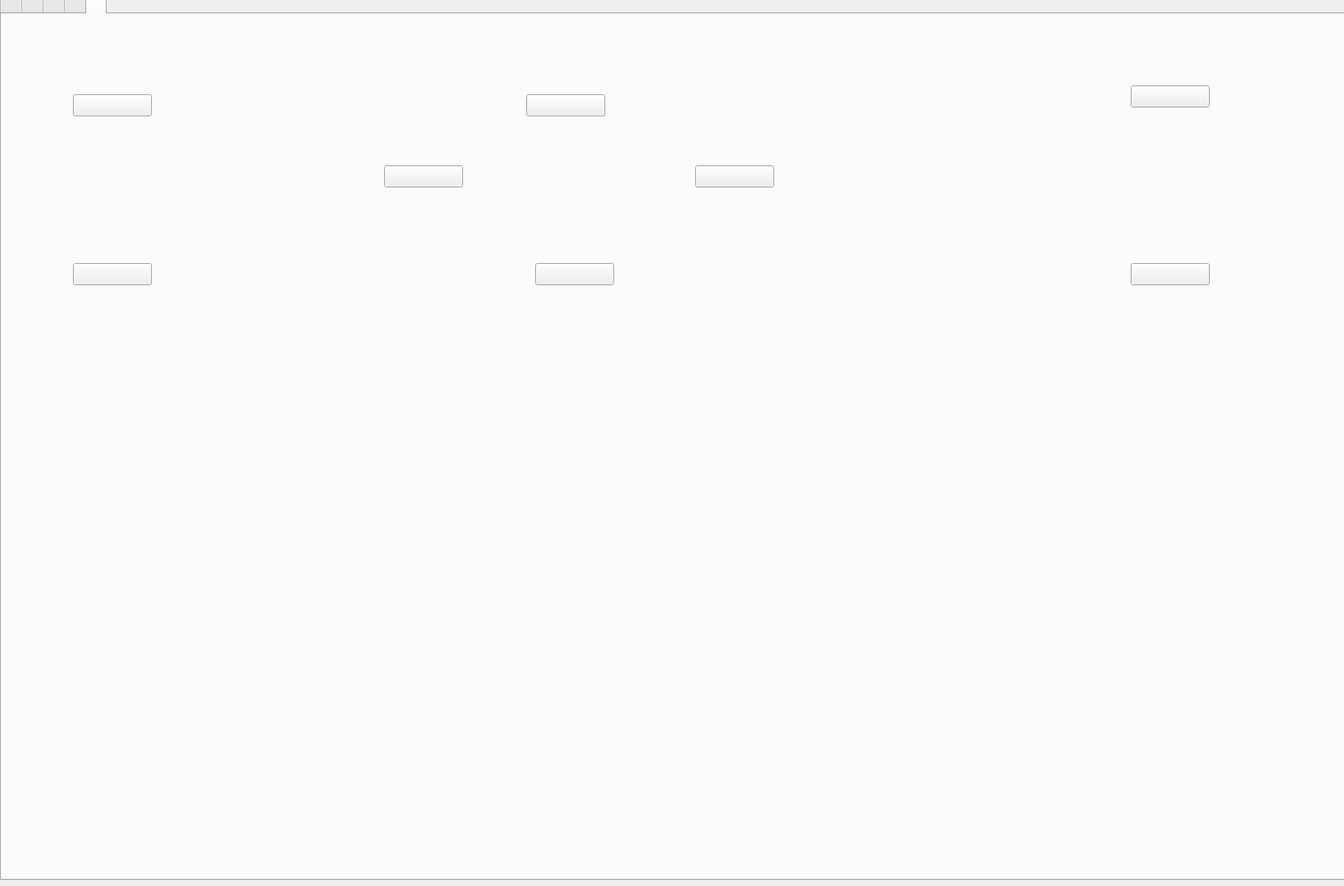
<?xml version="1.0" encoding="UTF-8"?>
<ui version="4.0">
 <class>MainWindow</class>
 <widget class="QMainWindow" name="MainWindow">
  <property name="enabled">
   <bool>true</bool>
  </property>
  <property name="geometry">
   <rect>
    <x>0</x>
    <y>0</y>
    <width>1512</width>
    <height>997</height>
   </rect>
  </property>
  <property name="windowTitle">
   <string>MainWindow</string>
  </property>
  <property name="windowIcon">
   <iconset resource="images.qrc">
    <normaloff>:/RadioIcon.jpg</normaloff>:/RadioIcon.jpg</iconset>
  </property>
  <property name="styleSheet">
   <string notr="true">background-image: url(:/Background.jpg);</string>
  </property>
  <widget class="QWidget" name="Background">
   <widget class="QTabWidget" name="MainTab">
    <property name="geometry">
     <rect>
      <x>0</x>
      <y>-10</y>
      <width>1791</width>
      <height>1001</height>
     </rect>
    </property>
    <property name="focusPolicy">
     <enum>Qt::StrongFocus</enum>
    </property>
    <property name="contextMenuPolicy">
     <enum>Qt::NoContextMenu</enum>
    </property>
    <property name="styleSheet">
     <string notr="true"/>
    </property>
    <property name="currentIndex">
     <number>4</number>
    </property>
    <property name="iconSize">
     <size>
      <width>275</width>
      <height>150</height>
     </size>
    </property>
    <property name="elideMode">
     <enum>Qt::ElideLeft</enum>
    </property>
    <widget class="QWidget" name="widget">
     <attribute name="icon">
      <iconset resource="images.qrc">
       <normaloff>:/MusicIcon@2.jpg</normaloff>:/MusicIcon@2.jpg</iconset>
     </attribute>
     <attribute name="title">
      <string/>
     </attribute>
     <widget class="QPushButton" name="channel1">
      <property name="geometry">
       <rect>
        <x>140</x>
        <y>80</y>
        <width>111</width>
        <height>71</height>
       </rect>
      </property>
      <property name="styleSheet">
       <string notr="true">QPushButton:!hover{
	color: rgb(238, 238, 236);
}


QPushButton:hover{
	color: rgb(0, 0, 0);
background-color: qlineargradient(spread:pad, x1:0, y1:0, x2:1, y2:1, stop:0 rgba(255, 255, 0, 255), stop:1 rgba(255, 255, 255, 255));
border-width:50px;
}</string>
      </property>
      <property name="text">
       <string>channel1</string>
      </property>
     </widget>
     <widget class="QPushButton" name="channel2">
      <property name="geometry">
       <rect>
        <x>350</x>
        <y>80</y>
        <width>111</width>
        <height>71</height>
       </rect>
      </property>
      <property name="styleSheet">
       <string notr="true">QPushButton:!hover{
	color: rgb(238, 238, 236);
}


QPushButton:hover{
	color: rgb(0, 0, 0);
background-color: qlineargradient(spread:pad, x1:0, y1:0, x2:1, y2:1, stop:0 rgba(255, 255, 0, 255), stop:1 rgba(255, 255, 255, 255));
border-width:50px;
}</string>
      </property>
      <property name="text">
       <string>channel2</string>
      </property>
     </widget>
     <widget class="QPushButton" name="channel3">
      <property name="geometry">
       <rect>
        <x>560</x>
        <y>80</y>
        <width>111</width>
        <height>71</height>
       </rect>
      </property>
      <property name="styleSheet">
       <string notr="true">QPushButton:!hover{
	color: rgb(238, 238, 236);
}


QPushButton:hover{
	color: rgb(0, 0, 0);
background-color: qlineargradient(spread:pad, x1:0, y1:0, x2:1, y2:1, stop:0 rgba(255, 255, 0, 255), stop:1 rgba(255, 255, 255, 255));
border-width:50px;
}</string>
      </property>
      <property name="text">
       <string>channel3</string>
      </property>
     </widget>
     <widget class="QPushButton" name="channel4">
      <property name="geometry">
       <rect>
        <x>770</x>
        <y>80</y>
        <width>111</width>
        <height>71</height>
       </rect>
      </property>
      <property name="styleSheet">
       <string notr="true">QPushButton:!hover{
	color: rgb(238, 238, 236);
}


QPushButton:hover{
	color: rgb(0, 0, 0);
background-color: qlineargradient(spread:pad, x1:0, y1:0, x2:1, y2:1, stop:0 rgba(255, 255, 0, 255), stop:1 rgba(255, 255, 255, 255));
border-width:50px;
}</string>
      </property>
      <property name="text">
       <string>channel4</string>
      </property>
     </widget>
     <widget class="QPushButton" name="channel5">
      <property name="geometry">
       <rect>
        <x>980</x>
        <y>80</y>
        <width>111</width>
        <height>71</height>
       </rect>
      </property>
      <property name="styleSheet">
       <string notr="true">QPushButton:!hover{
	color: rgb(238, 238, 236);
}


QPushButton:hover{
	color: rgb(0, 0, 0);
background-color: qlineargradient(spread:pad, x1:0, y1:0, x2:1, y2:1, stop:0 rgba(255, 255, 0, 255), stop:1 rgba(255, 255, 255, 255));
border-width:50px;
}</string>
      </property>
      <property name="text">
       <string>channel5</string>
      </property>
     </widget>
     <widget class="QPushButton" name="channel6">
      <property name="geometry">
       <rect>
        <x>1190</x>
        <y>80</y>
        <width>111</width>
        <height>71</height>
       </rect>
      </property>
      <property name="styleSheet">
       <string notr="true">QPushButton:!hover{
	color: rgb(238, 238, 236);
}


QPushButton:hover{
	color: rgb(0, 0, 0);
background-color: qlineargradient(spread:pad, x1:0, y1:0, x2:1, y2:1, stop:0 rgba(255, 255, 0, 255), stop:1 rgba(255, 255, 255, 255));
border-width:50px;
}</string>
      </property>
      <property name="text">
       <string>channel6</string>
      </property>
     </widget>
     <widget class="QPushButton" name="scan">
      <property name="geometry">
       <rect>
        <x>240</x>
        <y>260</y>
        <width>121</width>
        <height>41</height>
       </rect>
      </property>
      <property name="styleSheet">
       <string notr="true">background-color: rgba(230, 230, 230,85%);
color: rgb(252, 252, 252);</string>
      </property>
      <property name="text">
       <string>SCAN</string>
      </property>
     </widget>
     <widget class="QPushButton" name="SEEK">
      <property name="geometry">
       <rect>
        <x>960</x>
        <y>260</y>
        <width>121</width>
        <height>41</height>
       </rect>
      </property>
      <property name="styleSheet">
       <string notr="true">background-color: rgba(230, 230, 230,85%);
color: rgb(252, 252, 252);</string>
      </property>
      <property name="text">
       <string>SEEK</string>
      </property>
     </widget>
     <widget class="QPushButton" name="Left">
      <property name="geometry">
       <rect>
        <x>420</x>
        <y>340</y>
        <width>57</width>
        <height>57</height>
       </rect>
      </property>
      <property name="styleSheet">
       <string notr="true">QPushButton:
{
border-style:solid;
border-width:2px;
padding:5px;
background-color: rgb(85, 87, 83);
border-radius:20px;

};</string>
      </property>
      <property name="text">
       <string/>
      </property>
      <property name="icon">
       <iconset resource="images.qrc">
        <normaloff>:/Left</normaloff>:/Left</iconset>
      </property>
      <property name="iconSize">
       <size>
        <width>40</width>
        <height>40</height>
       </size>
      </property>
     </widget>
     <widget class="QPushButton" name="Right">
      <property name="geometry">
       <rect>
        <x>820</x>
        <y>340</y>
        <width>57</width>
        <height>57</height>
       </rect>
      </property>
      <property name="styleSheet">
       <string notr="true">#{
QPushButton:
color: rgb(0, 0, 0);
  padding: 80px;
border-Radius:50%
}
QPushButton:
border-Radius:50%;

</string>
      </property>
      <property name="text">
       <string/>
      </property>
      <property name="icon">
       <iconset resource="images.qrc">
        <normaloff>:/RightArow</normaloff>:/RightArow</iconset>
      </property>
      <property name="iconSize">
       <size>
        <width>40</width>
        <height>40</height>
       </size>
      </property>
     </widget>
     <widget class="QPushButton" name="Minus">
      <property name="geometry">
       <rect>
        <x>530</x>
        <y>450</y>
        <width>51</width>
        <height>41</height>
       </rect>
      </property>
      <property name="styleSheet">
       <string notr="true">QPushButton:
{
border-style:solid;
padding:5px;
background-color: rgb(85, 87, 83);
border-radius:20px;

};</string>
      </property>
      <property name="text">
       <string/>
      </property>
      <property name="icon">
       <iconset resource="images.qrc">
        <normaloff>:/MInus.jpg</normaloff>:/MInus.jpg</iconset>
      </property>
      <property name="iconSize">
       <size>
        <width>50</width>
        <height>50</height>
       </size>
      </property>
     </widget>
     <widget class="QPushButton" name="Plus">
      <property name="geometry">
       <rect>
        <x>730</x>
        <y>450</y>
        <width>51</width>
        <height>41</height>
       </rect>
      </property>
      <property name="styleSheet">
       <string notr="true">QPushButton:
{
border-style:solid;
padding:5px;
background-color: rgb(85, 87, 83);
border-radius:20px;

};</string>
      </property>
      <property name="text">
       <string/>
      </property>
      <property name="icon">
       <iconset resource="images.qrc">
        <normaloff>:/PlusSymbol.jpg</normaloff>:/PlusSymbol.jpg</iconset>
      </property>
      <property name="iconSize">
       <size>
        <width>50</width>
        <height>50</height>
       </size>
      </property>
     </widget>
     <widget class="QSlider" name="VolumeSlider">
      <property name="geometry">
       <rect>
        <x>460</x>
        <y>550</y>
        <width>431</width>
        <height>20</height>
       </rect>
      </property>
      <property name="minimum">
       <number>0</number>
      </property>
      <property name="maximum">
       <number>100</number>
      </property>
      <property name="pageStep">
       <number>10</number>
      </property>
      <property name="value">
       <number>0</number>
      </property>
      <property name="sliderPosition">
       <number>0</number>
      </property>
      <property name="tracking">
       <bool>true</bool>
      </property>
      <property name="orientation">
       <enum>Qt::Horizontal</enum>
      </property>
      <property name="tickPosition">
       <enum>QSlider::TicksAbove</enum>
      </property>
      <property name="tickInterval">
       <number>1</number>
      </property>
     </widget>
    </widget>
    <widget class="QWidget" name="Temperature">
     <attribute name="icon">
      <iconset resource="images.qrc">
       <normaloff>:/ThermoMtr.jpg</normaloff>:/ThermoMtr.jpg</iconset>
     </attribute>
     <attribute name="title">
      <string/>
     </attribute>
     <widget class="QPushButton" name="FrontDefroster">
      <property name="geometry">
       <rect>
        <x>260</x>
        <y>70</y>
        <width>121</width>
        <height>51</height>
       </rect>
      </property>
      <property name="styleSheet">
       <string notr="true">background-image: url(:/windscreen-defrost.png);</string>
      </property>
      <property name="text">
       <string/>
      </property>
      <property name="icon">
       <iconset resource="images.qrc">
        <normaloff>:/windscreen-defrost.png</normaloff>:/windscreen-defrost.png</iconset>
      </property>
      <property name="iconSize">
       <size>
        <width>80</width>
        <height>80</height>
       </size>
      </property>
     </widget>
     <widget class="QLabel" name="label">
      <property name="geometry">
       <rect>
        <x>70</x>
        <y>60</y>
        <width>111</width>
        <height>61</height>
       </rect>
      </property>
      <property name="styleSheet">
       <string notr="true">color: rgb(238, 238, 236);</string>
      </property>
      <property name="text">
       <string>         AUTO</string>
      </property>
     </widget>
     <widget class="QPushButton" name="SideDfroster">
      <property name="geometry">
       <rect>
        <x>460</x>
        <y>70</y>
        <width>121</width>
        <height>51</height>
       </rect>
      </property>
      <property name="styleSheet">
       <string notr="true">background-image: url(:/mirror defroster.jpg);</string>
      </property>
      <property name="text">
       <string/>
      </property>
      <property name="icon">
       <iconset resource="images.qrc">
        <normaloff>:/mirror defroster.jpg</normaloff>:/mirror defroster.jpg</iconset>
      </property>
      <property name="iconSize">
       <size>
        <width>75</width>
        <height>75</height>
       </size>
      </property>
     </widget>
     <widget class="QPushButton" name="MirrorDefroster">
      <property name="geometry">
       <rect>
        <x>660</x>
        <y>70</y>
        <width>121</width>
        <height>51</height>
       </rect>
      </property>
      <property name="styleSheet">
       <string notr="true">background-image: url(:/Wiper.jpg);
</string>
      </property>
      <property name="text">
       <string/>
      </property>
      <property name="icon">
       <iconset resource="images.qrc">
        <normaloff>:/Wiper.jpg</normaloff>:/Wiper.jpg</iconset>
      </property>
      <property name="iconSize">
       <size>
        <width>100</width>
        <height>100</height>
       </size>
      </property>
     </widget>
     <widget class="QPushButton" name="SNOW">
      <property name="geometry">
       <rect>
        <x>870</x>
        <y>70</y>
        <width>101</width>
        <height>91</height>
       </rect>
      </property>
      <property name="styleSheet">
       <string notr="true"/>
      </property>
      <property name="text">
       <string/>
      </property>
      <property name="icon">
       <iconset resource="images.qrc">
        <normaloff>:/snow.jpg</normaloff>:/snow.jpg</iconset>
      </property>
      <property name="iconSize">
       <size>
        <width>100</width>
        <height>100</height>
       </size>
      </property>
     </widget>
     <widget class="QScrollBar" name="FanSlider">
      <property name="geometry">
       <rect>
        <x>120</x>
        <y>250</y>
        <width>16</width>
        <height>160</height>
       </rect>
      </property>
      <property name="minimum">
       <number>0</number>
      </property>
      <property name="maximum">
       <number>100</number>
      </property>
      <property name="singleStep">
       <number>25</number>
      </property>
      <property name="orientation">
       <enum>Qt::Vertical</enum>
      </property>
      <property name="invertedControls">
       <bool>false</bool>
      </property>
     </widget>
     <widget class="QScrollBar" name="TemperatureSlider">
      <property name="geometry">
       <rect>
        <x>830</x>
        <y>250</y>
        <width>16</width>
        <height>160</height>
       </rect>
      </property>
      <property name="minimum">
       <number>60</number>
      </property>
      <property name="maximum">
       <number>84</number>
      </property>
      <property name="singleStep">
       <number>1</number>
      </property>
      <property name="pageStep">
       <number>1</number>
      </property>
      <property name="sliderPosition">
       <number>84</number>
      </property>
      <property name="orientation">
       <enum>Qt::Vertical</enum>
      </property>
     </widget>
     <widget class="QPushButton" name="SpeedUP">
      <property name="geometry">
       <rect>
        <x>170</x>
        <y>430</y>
        <width>51</width>
        <height>41</height>
       </rect>
      </property>
      <property name="styleSheet">
       <string notr="true">QPushButton:
{
border-style:solid;
padding:5px;
background-color: rgb(85, 87, 83);
border-radius:20px;

};</string>
      </property>
      <property name="text">
       <string/>
      </property>
      <property name="icon">
       <iconset resource="images.qrc">
        <normaloff>:/PlusSymbol.jpg</normaloff>:/PlusSymbol.jpg</iconset>
      </property>
      <property name="iconSize">
       <size>
        <width>50</width>
        <height>50</height>
       </size>
      </property>
     </widget>
     <widget class="QPushButton" name="VolumeUpAC">
      <property name="geometry">
       <rect>
        <x>880</x>
        <y>430</y>
        <width>51</width>
        <height>41</height>
       </rect>
      </property>
      <property name="styleSheet">
       <string notr="true">QPushButton:
{
border-style:solid;
padding:5px;
background-color: rgb(85, 87, 83);
border-radius:20px;

};</string>
      </property>
      <property name="text">
       <string/>
      </property>
      <property name="icon">
       <iconset resource="images.qrc">
        <normaloff>:/PlusSymbol.jpg</normaloff>:/PlusSymbol.jpg</iconset>
      </property>
      <property name="iconSize">
       <size>
        <width>50</width>
        <height>50</height>
       </size>
      </property>
     </widget>
     <widget class="QPushButton" name="SpeedDown">
      <property name="geometry">
       <rect>
        <x>40</x>
        <y>430</y>
        <width>51</width>
        <height>41</height>
       </rect>
      </property>
      <property name="styleSheet">
       <string notr="true">QPushButton:
{
border-style:solid;
padding:5px;
background-color: rgb(85, 87, 83);
border-radius:20px;

};</string>
      </property>
      <property name="text">
       <string/>
      </property>
      <property name="icon">
       <iconset resource="images.qrc">
        <normaloff>:/MInus.jpg</normaloff>:/MInus.jpg</iconset>
      </property>
      <property name="iconSize">
       <size>
        <width>50</width>
        <height>50</height>
       </size>
      </property>
     </widget>
     <widget class="QPushButton" name="VolumeDownAC">
      <property name="geometry">
       <rect>
        <x>760</x>
        <y>430</y>
        <width>51</width>
        <height>41</height>
       </rect>
      </property>
      <property name="styleSheet">
       <string notr="true">QPushButton:
{
border-style:solid;
padding:5px;
background-color: rgb(85, 87, 83);
border-radius:20px;

};</string>
      </property>
      <property name="text">
       <string/>
      </property>
      <property name="icon">
       <iconset resource="images.qrc">
        <normaloff>:/MInus.jpg</normaloff>:/MInus.jpg</iconset>
      </property>
      <property name="iconSize">
       <size>
        <width>50</width>
        <height>50</height>
       </size>
      </property>
     </widget>
    </widget>
    <widget class="QWidget" name="Beam">
     <attribute name="icon">
      <iconset resource="images.qrc">
       <normaloff>:/HighLightBeam.jpg</normaloff>
       <activeon>:/HighLightBeam.jpg</activeon>:/HighLightBeam.jpg</iconset>
     </attribute>
     <attribute name="title">
      <string/>
     </attribute>
    </widget>
    <widget class="QWidget" name="Wiper">
     <attribute name="icon">
      <iconset resource="images.qrc">
       <normaloff>:/Wiper.jpg</normaloff>:/Wiper.jpg</iconset>
     </attribute>
     <attribute name="title">
      <string/>
     </attribute>
    </widget>
    <widget class="QWidget" name="Seating">
     <attribute name="icon">
      <iconset resource="images.qrc">
       <normaloff>:/CarNew.jpg</normaloff>:/CarNew.jpg</iconset>
     </attribute>
     <attribute name="title">
      <string/>
     </attribute>
     <widget class="QPushButton" name="Backup">
      <property name="geometry">
       <rect>
        <x>590</x>
        <y>90</y>
        <width>89</width>
        <height>25</height>
       </rect>
      </property>
      <property name="text">
       <string/>
      </property>
      <property name="iconSize">
       <size>
        <width>100</width>
        <height>100</height>
       </size>
      </property>
     </widget>
     <widget class="QPushButton" name="BackDown">
      <property name="geometry">
       <rect>
        <x>600</x>
        <y>280</y>
        <width>89</width>
        <height>25</height>
       </rect>
      </property>
      <property name="text">
       <string/>
      </property>
      <property name="iconSize">
       <size>
        <width>100</width>
        <height>100</height>
       </size>
      </property>
     </widget>
     <widget class="QPushButton" name="BackLeft">
      <property name="geometry">
       <rect>
        <x>430</x>
        <y>170</y>
        <width>89</width>
        <height>25</height>
       </rect>
      </property>
      <property name="text">
       <string/>
      </property>
      <property name="iconSize">
       <size>
        <width>80</width>
        <height>80</height>
       </size>
      </property>
     </widget>
     <widget class="QPushButton" name="BackRight">
      <property name="geometry">
       <rect>
        <x>780</x>
        <y>170</y>
        <width>89</width>
        <height>25</height>
       </rect>
      </property>
      <property name="text">
       <string/>
      </property>
      <property name="iconSize">
       <size>
        <width>80</width>
        <height>80</height>
       </size>
      </property>
     </widget>
     <widget class="QPushButton" name="DownUP">
      <property name="geometry">
       <rect>
        <x>1270</x>
        <y>80</y>
        <width>89</width>
        <height>25</height>
       </rect>
      </property>
      <property name="text">
       <string/>
      </property>
      <property name="iconSize">
       <size>
        <width>100</width>
        <height>100</height>
       </size>
      </property>
     </widget>
     <widget class="QPushButton" name="Down">
      <property name="geometry">
       <rect>
        <x>1270</x>
        <y>280</y>
        <width>89</width>
        <height>25</height>
       </rect>
      </property>
      <property name="text">
       <string/>
      </property>
      <property name="iconSize">
       <size>
        <width>100</width>
        <height>100</height>
       </size>
      </property>
     </widget>
     <widget class="QPushButton" name="SeatUP">
      <property name="geometry">
       <rect>
        <x>80</x>
        <y>90</y>
        <width>89</width>
        <height>25</height>
       </rect>
      </property>
      <property name="text">
       <string/>
      </property>
      <property name="iconSize">
       <size>
        <width>100</width>
        <height>100</height>
       </size>
      </property>
     </widget>
     <widget class="QPushButton" name="SeatDown">
      <property name="geometry">
       <rect>
        <x>80</x>
        <y>280</y>
        <width>89</width>
        <height>25</height>
       </rect>
      </property>
      <property name="text">
       <string/>
      </property>
      <property name="iconSize">
       <size>
        <width>100</width>
        <height>100</height>
       </size>
      </property>
     </widget>
    </widget>
   </widget>
  </widget>
 </widget>
 <resources>
  <include location="images.qrc"/>
 </resources>
 <connections/>
</ui>
